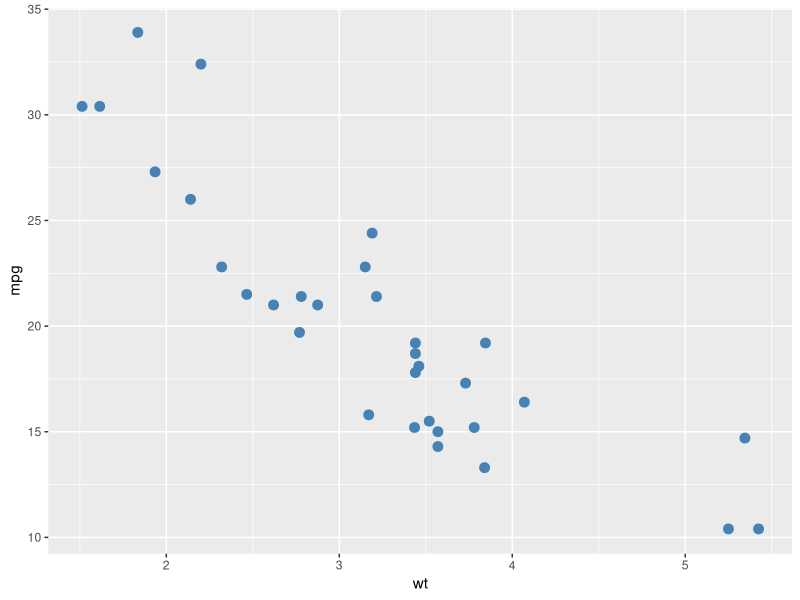
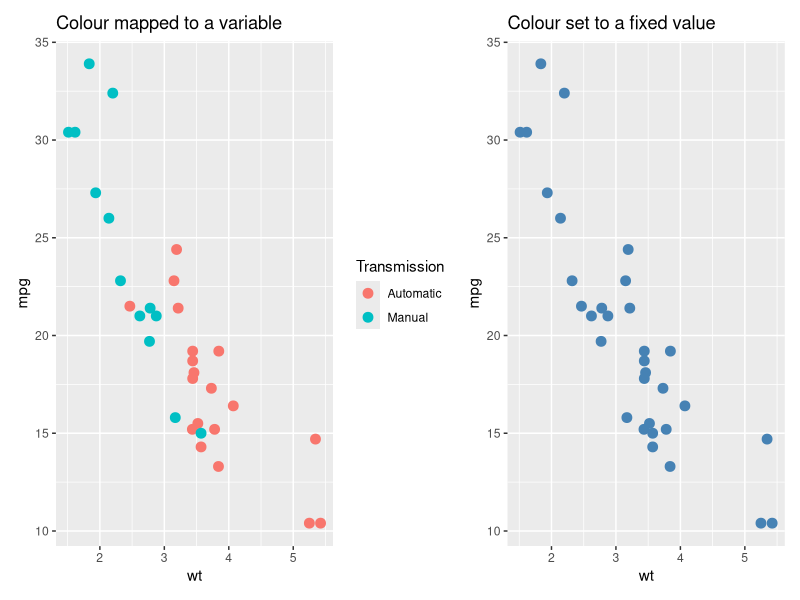
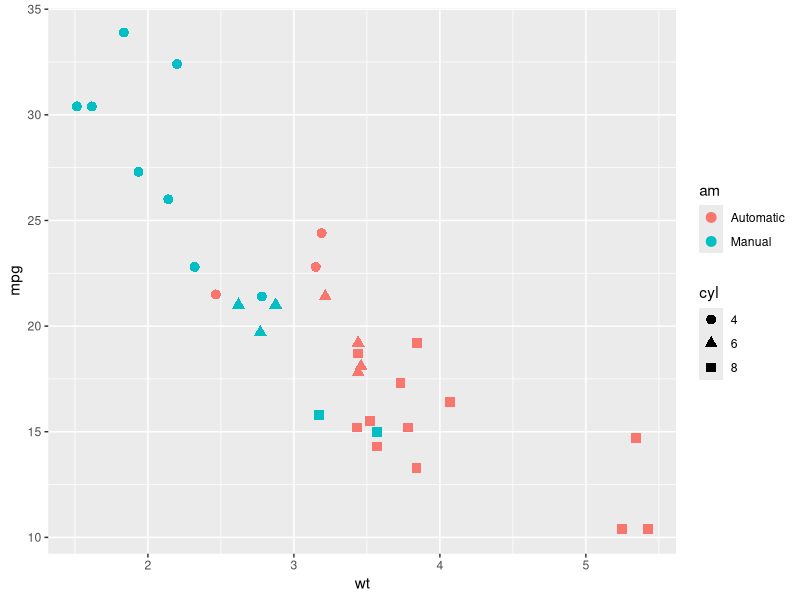
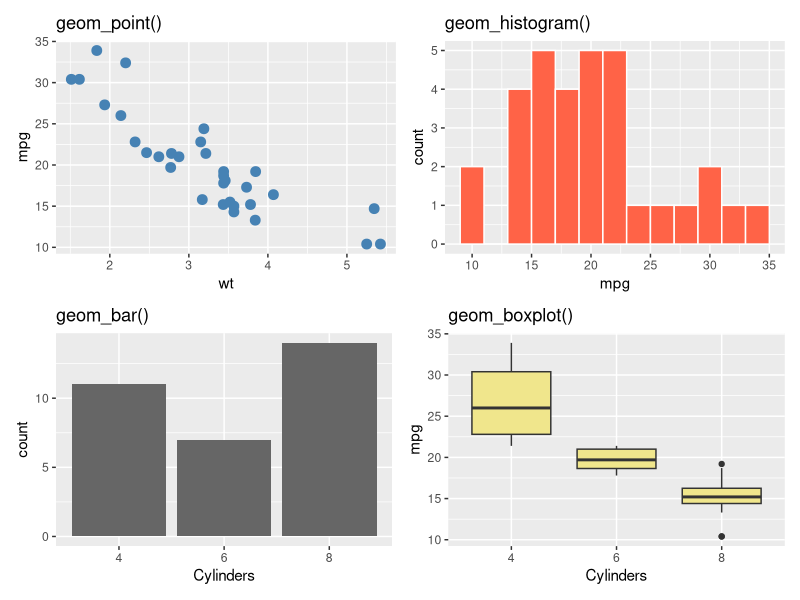
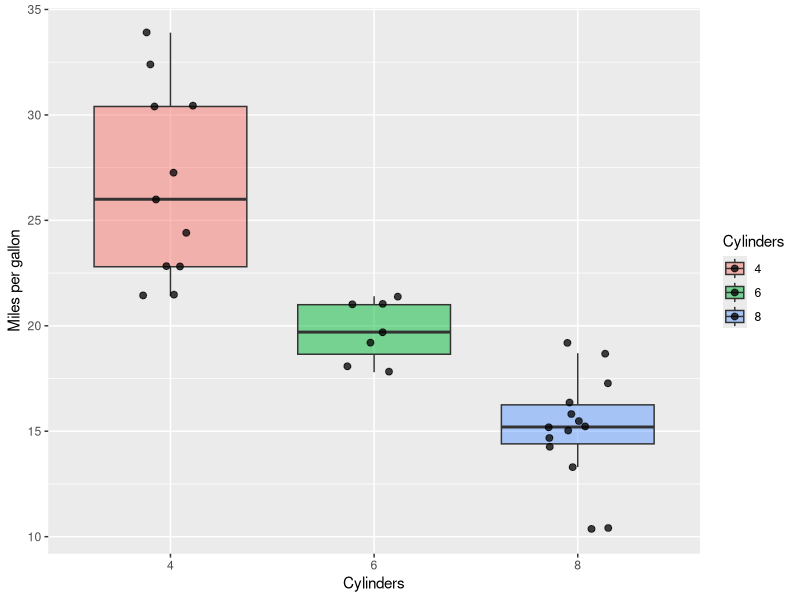
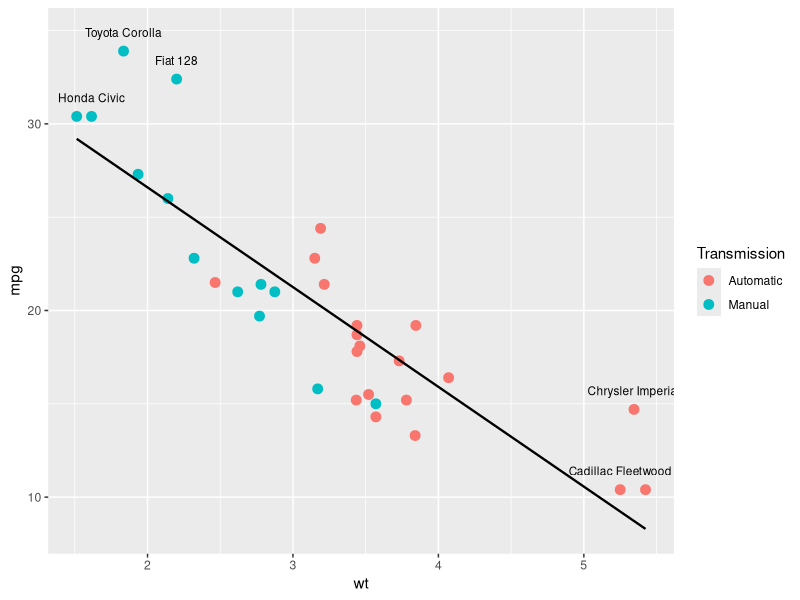
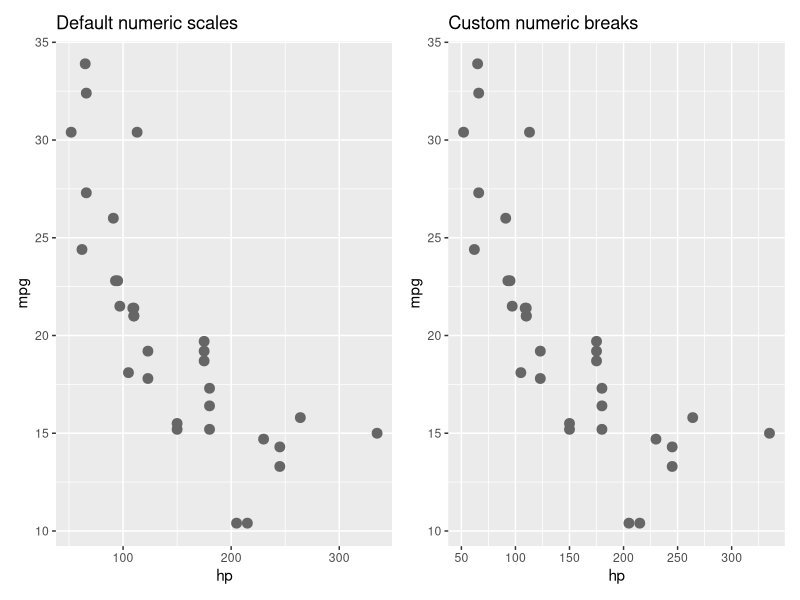
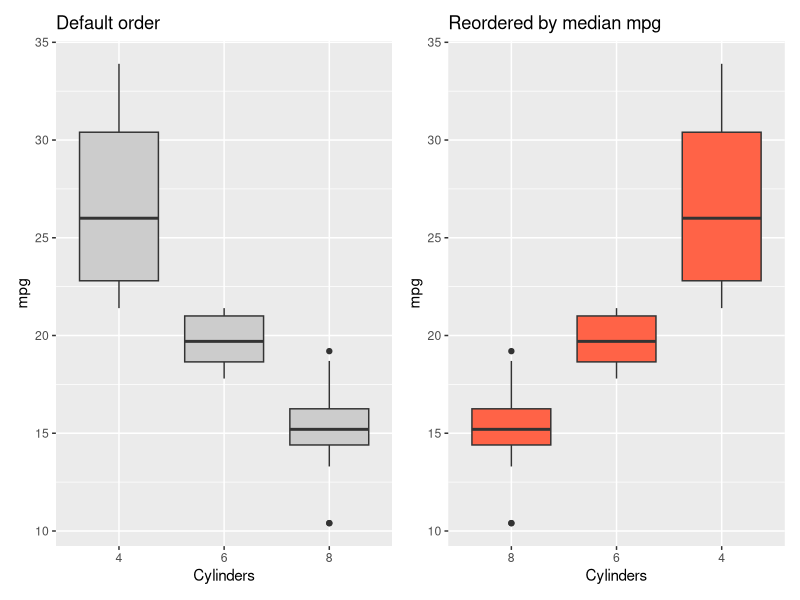

The R source for these figures, in order:
## ---- chunk 1
library(knitr)
library(ggplot2)
library(dplyr)
library(patchwork)
library(tibble)

opts_chunk$set(echo = TRUE, message = FALSE, warning = FALSE)

cars <- mtcars %>%
  rownames_to_column(var = "car") %>%
  mutate(
    cyl = factor(cyl),
    gear = factor(gear),
    am = factor(am, levels = c(0, 1), labels = c("Automatic", "Manual"))
  )
## ---- chunk 2
glimpse(cars)
## ---- chunk 3
ggplot(cars, aes(x = wt, y = mpg)) +
  geom_point(size = 3, color = "steelblue")
## ---- chunk 4
mapped_plot <- ggplot(cars, aes(x = wt, y = mpg, color = am)) +
  geom_point(size = 3) +
  labs(title = "Colour mapped to a variable", color = "Transmission")

set_plot <- ggplot(cars, aes(x = wt, y = mpg)) +
  geom_point(size = 3, color = "steelblue") +
  labs(title = "Colour set to a fixed value")

mapped_plot | set_plot
## ---- chunk 5
ggplot(cars, aes(x = wt, y = mpg, color = am, shape = cyl)) +
  geom_point(size = 3)
## ---- chunk 6
# Build the plot here.
## ---- chunk 7
scatter_geom <- ggplot(cars, aes(x = wt, y = mpg)) +
  geom_point(color = "steelblue", size = 3) +
  labs(title = "geom_point()")

hist_geom <- ggplot(cars, aes(x = mpg)) +
  geom_histogram(binwidth = 2, fill = "tomato", color = "white") +
  labs(title = "geom_histogram()")

bar_geom <- ggplot(cars, aes(x = cyl)) +
  geom_bar(fill = "grey40") +
  labs(title = "geom_bar()", x = "Cylinders")

box_geom <- ggplot(cars, aes(x = cyl, y = mpg)) +
  geom_boxplot(fill = "khaki") +
  labs(title = "geom_boxplot()", x = "Cylinders")

(scatter_geom | hist_geom) / (bar_geom | box_geom)
## ---- chunk 8
ggplot(cars, aes(x = cyl, y = mpg, fill = cyl)) +
  geom_boxplot(alpha = 0.5, outlier.shape = NA) +
  geom_jitter(width = 0.15, alpha = 0.75, size = 2) +
  labs(x = "Cylinders", y = "Miles per gallon", fill = "Cylinders")
## ---- chunk 9
ggplot(cars, aes(x = wt, y = mpg)) +
  geom_point(aes(color = am), size = 3) +
  geom_smooth(method = "lm", se = FALSE, color = "black", linewidth = 0.8) +
  geom_text(
    data = cars %>% filter(mpg > 30 | wt > 5),
    aes(label = car),
    check_overlap = TRUE,
    nudge_y = 1,
    size = 3
  ) +
  labs(color = "Transmission")
## ---- chunk 10
# Build the layered plot here.
## ---- chunk 11
numeric_default <- ggplot(cars, aes(x = hp, y = mpg)) +
  geom_point(size = 3, color = "grey40") +
  labs(title = "Default numeric scales")

numeric_scaled <- ggplot(cars, aes(x = hp, y = mpg)) +
  geom_point(size = 3, color = "grey40") +
  scale_x_continuous(breaks = seq(50, 350, by = 50)) +
  scale_y_continuous(breaks = seq(10, 35, by = 5)) +
  labs(title = "Custom numeric breaks")

numeric_default | numeric_scaled
## ---- chunk 12
default_order_plot <- ggplot(cars, aes(x = factor(cyl), y = mpg)) +
  geom_boxplot(fill = "grey80") +
  labs(title = "Default order", x = "Cylinders")

reordered_plot <- ggplot(cars, aes(x = reorder(factor(cyl), mpg, median), y = mpg)) +
  geom_boxplot(fill = "tomato") +
  labs(title = "Reordered by median mpg", x = "Cylinders")

default_order_plot | reordered_plot
## ---- chunk 13
color_scale_plot <- ggplot(cars, aes(x = wt, y = mpg, color = hp)) +
  geom_point(size = 4) +
  scale_color_gradient(low = "skyblue", high = "firebrick") +
  labs(title = "Continuous colour scale", color = "Horsepower")

mean_mpg_by_cyl_gear <- cars %>%
  group_by(cyl, gear) %>%
  summarise(mean_mpg = mean(mpg), .groups = "drop")

fill_scale_plot <- ggplot(mean_mpg_by_cyl_gear, aes(x = cyl, y = gear, fill = mean_mpg)) +
  geom_tile(color = "white", linewidth = 0.8) +
  geom_text(aes(label = round(mean_mpg, 1)), color = "white", fontface = "bold") +
  scale_fill_gradient(low = "khaki1", high = "darkgreen") +
  labs(
    title = "Continuous fill scale",
    x = "Cylinders",
    y = "Gears",
    fill = "Mean mpg"
  )

color_scale_plot | fill_scale_plot
## ---- chunk 14
styled_plot <- ggplot(cars, aes(x = wt, y = mpg, color = am)) +
  geom_point(size = 3) +
  labs(
    title = "Heavier cars tend to have lower fuel efficiency",
    subtitle = "Transmission highlights one part of the pattern in mtcars",
    x = "Weight (1000 lb)",
    y = "Miles per gallon",
    color = "Transmission"
  ) +
  theme_minimal(base_size = 12) +
  theme(legend.position = "top")

styled_plot
## ---- chunk 15
dashboard_plot <- (styled_plot / (reordered_plot | fill_scale_plot)) +
  plot_annotation(
    title = "Three views of the mtcars dataset",
    subtitle = "Scatter plot, reordered box plot, and summary heatmap",
    caption = "Data source: mtcars"
  ) +
  plot_layout(guides = "collect")

dashboard_plot
## ---- chunk 16
png_file <- tempfile("mtcars-plot-", fileext = ".png")
pdf_file <- tempfile("mtcars-plot-", fileext = ".pdf")

ggsave(filename = png_file, plot = styled_plot, width = 8, height = 5, dpi = 300)
ggsave(filename = pdf_file, plot = styled_plot, width = 8, height = 5)

png_file
pdf_file
## ---- chunk 17
# Build your final figure here.
